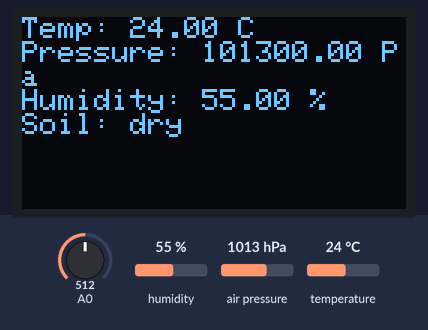
The sketch below on a simulated Arduino Uno, built with avr-gcc and run on an emulated ATmega328P. Parts: 128×64 one-colour display. The test bench sets the inputs (shaded band); at power-on: A0 = 512, humidity 55 %, air pressure 1013 hPa, temperature 24 °C. What the sketch prints to the serial monitor is not drawn.

Above: at 1.7 s.
1.8 s: A0 set to 388
4.1 s: A0 set to 369
At 6.3 s:
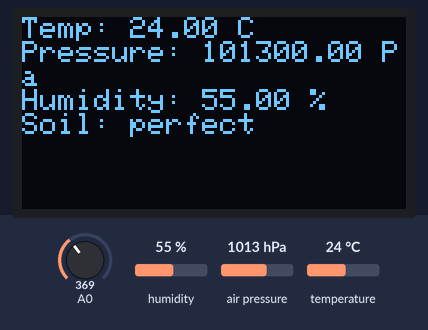
6.6 s: humidity set to 22 %
At 8.3 s:
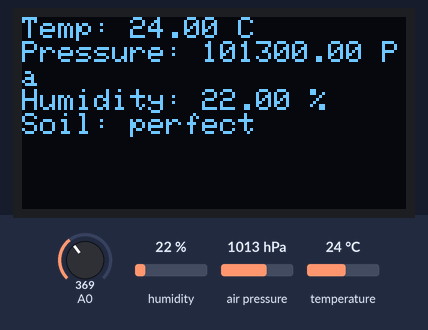
8.8 s: A0 set to 390
At 10.0 s:
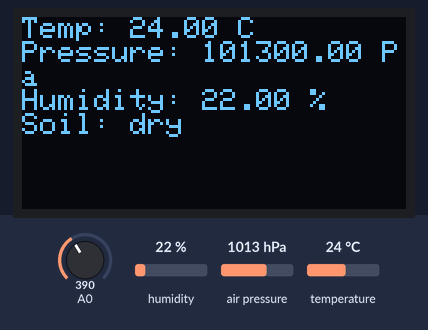
11.1 s: air pressure set to 952 hPa
At 13.0 s:
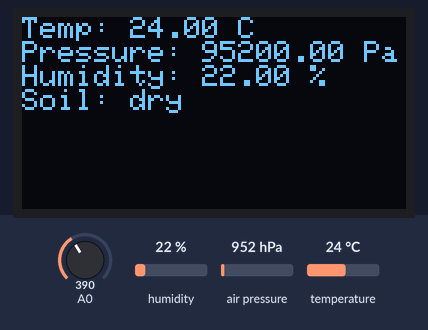
13.3 s: A0 set to 267
At 14.7 s:
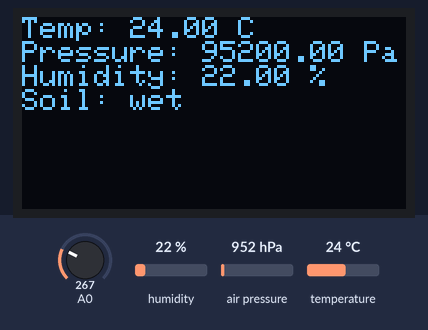
Timing chart, 0 to 16.3 s (numbered marks = the images above; inputs shaded):
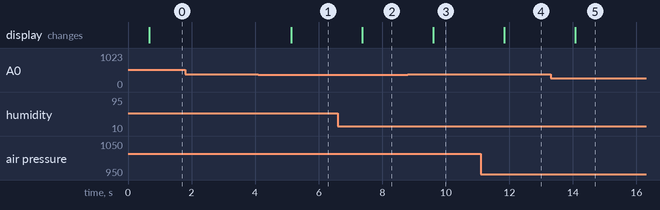

The sketch:

Pflanzenkonrolle.ino
```cpp
#include <SPI.h>
#include <Wire.h>
#include <Adafruit_GFX.h>
#include <Adafruit_SH1106.h>
#include <SPI.h>
#include <Adafruit_BMP280.h>
#include <Adafruit_AHTX0.h>

Adafruit_BMP280 bmp;
Adafruit_AHTX0 aht;

#define OLED_RESET 4
Adafruit_SH1106 display(OLED_RESET);

#define NUMFLAKES 10
#define XPOS 0
#define YPOS 1
#define DELTAY 2


#define LOGO16_GLCD_HEIGHT 16
#define LOGO16_GLCD_WIDTH  16

void setup() {
  Serial.begin(9600);

  // by default, we'll generate the high voltage from the 3.3v line internally! (neat!)
  display.begin(SH1106_SWITCHCAPVCC, 0x3C);  // initialize with the I2C addr 0x3D (for the 128x64)
  // init done

  // Show image buffer on the display hardware.
  // Since the buffer is intialized with an Adafruit splashscreen
  // internally, this will display the splashscreen.
  display.display();
  delay(500);

  // Clear the buffer.
  display.clearDisplay();
   bmp.begin();
  //Konfigurieren des BMP280 Sensors
  bmp.setSampling(Adafruit_BMP280::MODE_NORMAL,
                  Adafruit_BMP280::SAMPLING_X2,
                  Adafruit_BMP280::SAMPLING_X16,
                  Adafruit_BMP280::FILTER_X16,
                  Adafruit_BMP280::STANDBY_MS_500);

  //beginn der Kommunikation mit dem AHT20 Sensor
  aht.begin();


}

void loop() {
  sensors_event_t humidity, temp;
  aht.getEvent(&humidity, &temp);

  display.clearDisplay();        // clear old text
  display.setTextSize(1);        // set font size
  display.setTextColor(WHITE);   // set text color
  display.setCursor(0, 0);       // set cursor position

  int val = analogRead(0);
  Serial.println(val);
  display.print("Temp: ");
  display.print(bmp.readTemperature(), 2);
  display.println(" C");

  display.print("Pressure: ");
  display.print(bmp.readPressure(), 2);
  display.println(" Pa");

  display.print("Humidity: ");
  display.print(humidity.relative_humidity,2);
  display.println(" %");

display.print("Soil: ");

if (val < 277) {
  display.print("wet");
}
else if (val >= 277 && val <= 380) {
  display.print("perfect");
}
else if (val > 380) {
  display.print("dry");
}
else {
  display.print("Error!");
}


  display.display();


  // Wait for 1 second before the next reading
  delay(1000);
}
```

Measured:
- the behaviour switches between 381 and 380 on A0 (found by bisection; images 0 and 1)
- after the input at 1.8 s, every drawn part: stays the same
- after the input at 4.1 s, the display: changes after 1.0 s (image 1)
- after the input at 6.6 s, the display: changes after 0.78 s (image 2)
- after the input at 8.8 s, the display: changes after 0.81 s (image 3)
- after the input at 11.1 s, the display: changes after 0.75 s (image 4)
- after the input at 13.3 s, the display: changes after 0.78 s (image 5)
